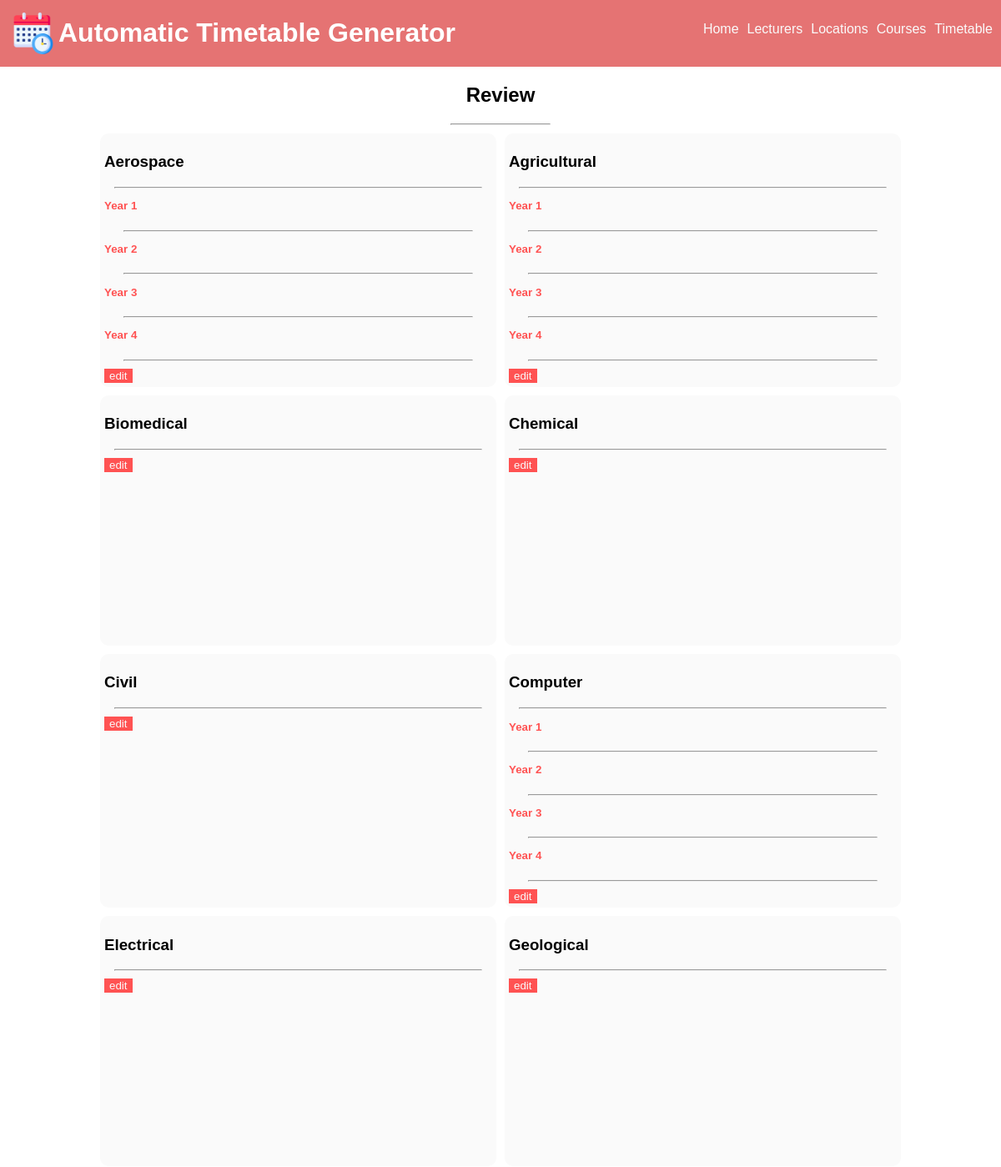
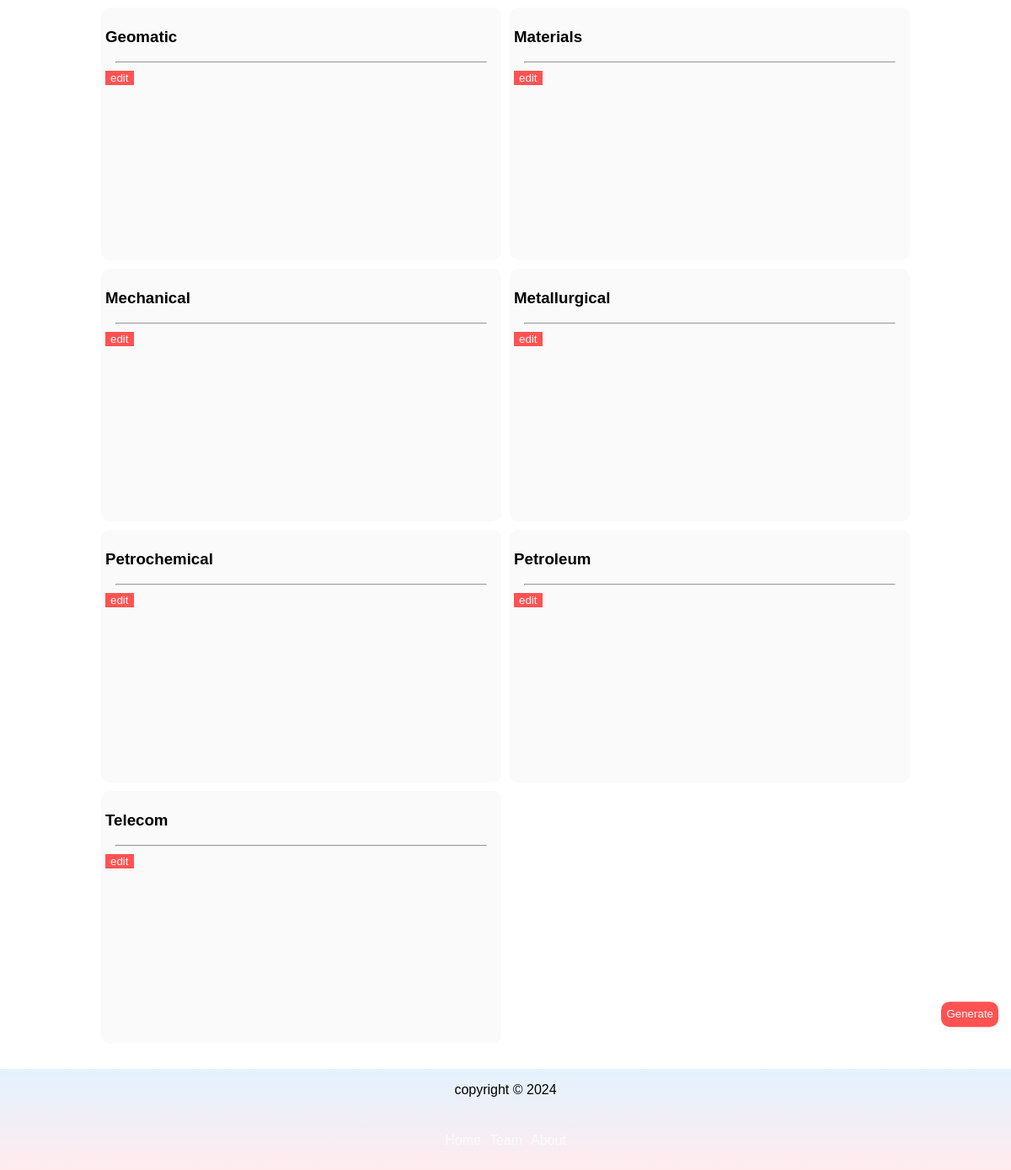
The page /select/Engineering/viewselected on the database as committed earlier (2 pictures, top to bottom).
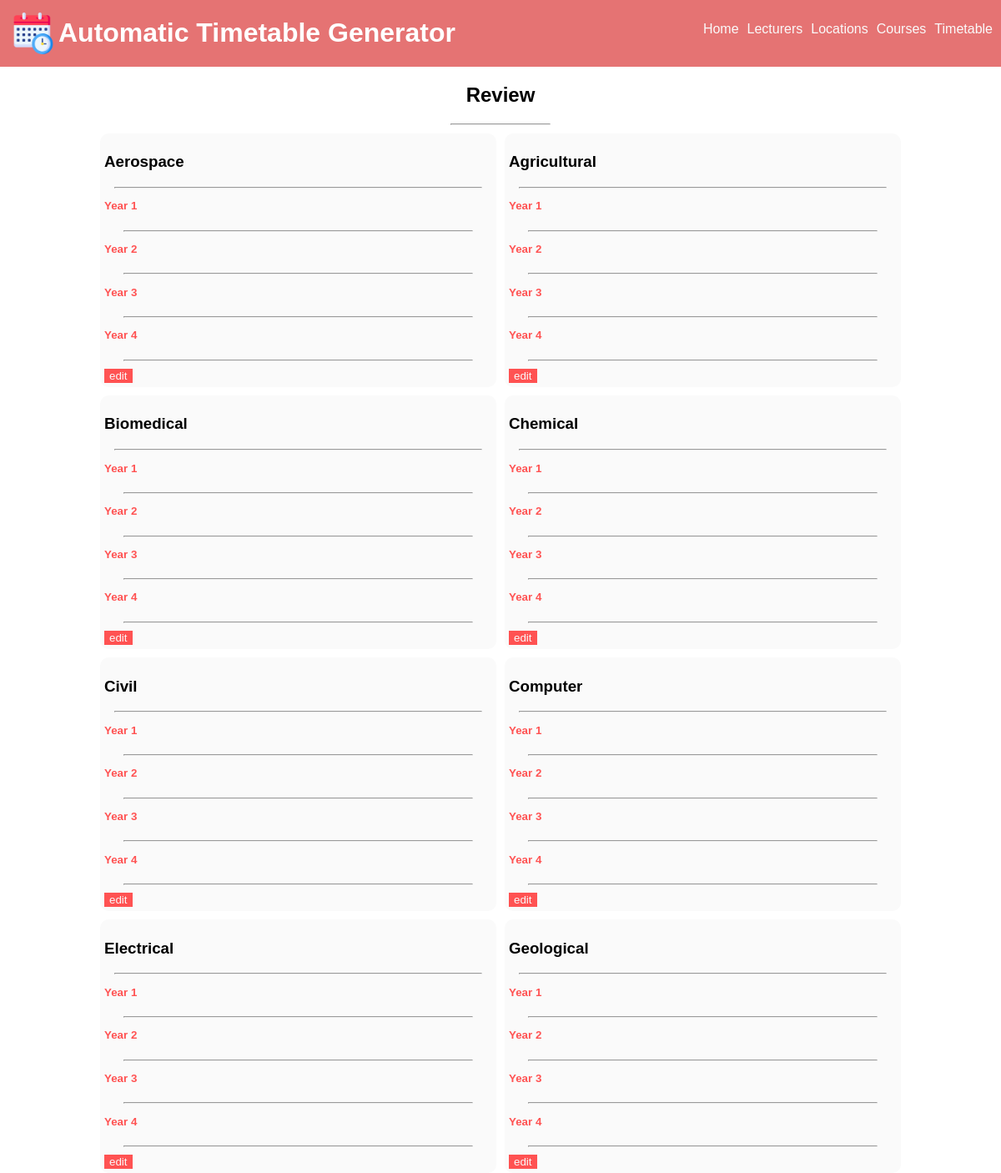
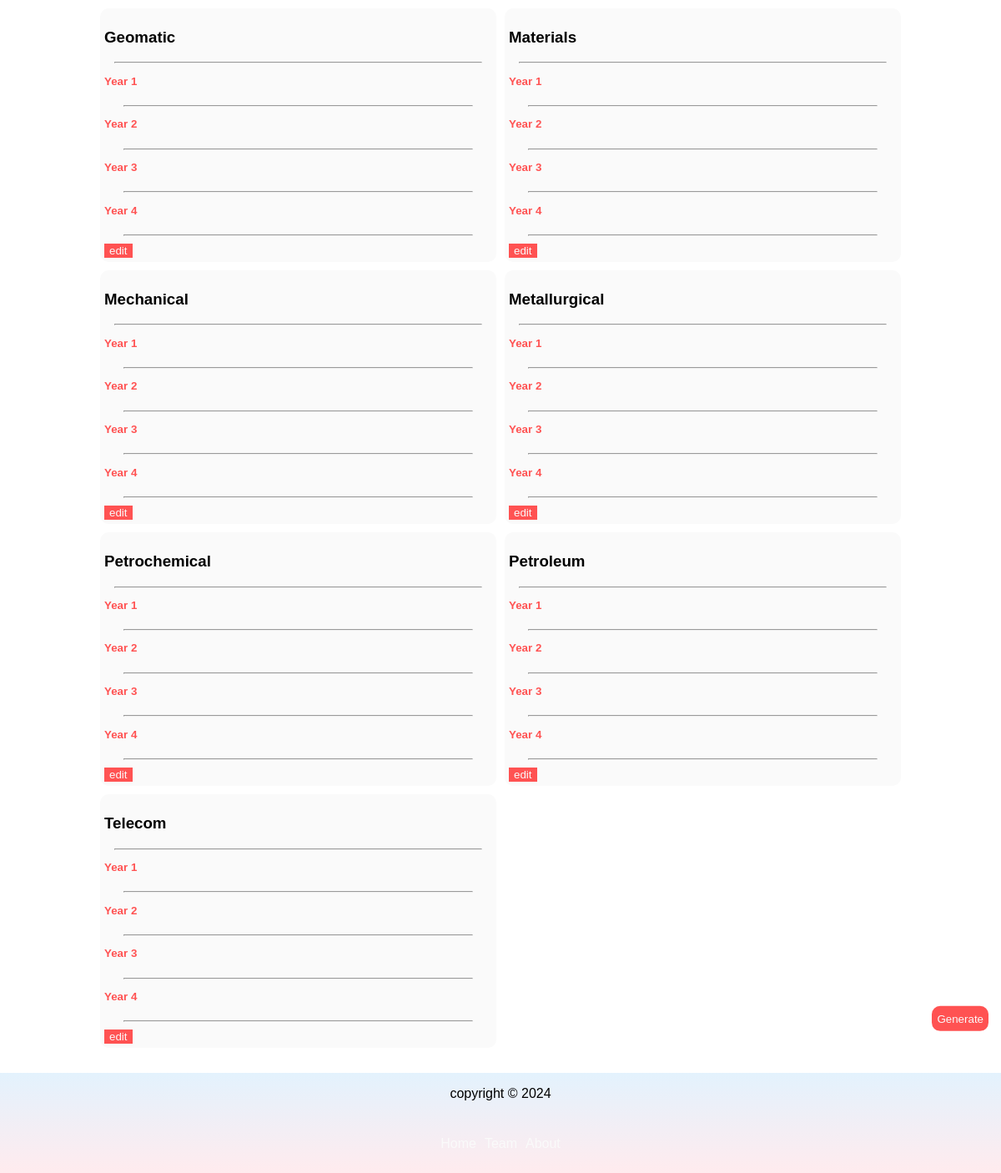
The same page on the database as committed later (2 pictures, top to bottom).
### webversion/models.py (models this page shows, shortened)
class Department(models.Model):
    name = models.CharField(max_length=255, null=True)
    code = models.CharField(max_length=50, null=True)
    college = models.CharField(max_length=255, null=True)
    max_yg = models.PositiveSmallIntegerField(default=4, null=True)

### webversion/views.py (the view)
# urls.py: path("select/<str:college>/viewselected", views.viewSelected, name="viewSelected"),
def viewSelected(request, college):
    template = loader.get_template("vscourses.html")
    courses = Course.objects.all()
    departments = Department.objects.filter(college=college)
    year_groups = [i for i in range(1,20+1)]
    temp_list =[]
    for x in courses:
        if x.id in selected_courses:
            temp_list.append(x)
    print(temp_list)
    context = {
        "y_gs": year_groups, "college":college, "departments": departments, "list":temp_list, "college":college
    }
    return HttpResponse(template.render(context, request))

### webversion/Templates/vscourses.html (shortened to what this page needs)
{% extends 'main.html' %}
{% block content %}
<div class="viewselected">
    <h2>review</h2>
    <hr width="10%">
    <div class="top">
       {% for department in departments %}
       <div class="big">
        <h3>{{ department.name }}</h3>
        <hr width="95%">
            {% for year_group in y_gs %}
            {% if department.max_yg >= year_group %}
            <a href="/select/{{department.college}}/{{department.name}}/{{year_group}}">
                <p id="smallertext">Year {{year_group}}</p>
            </a>
            <hr width="90%">
            {% endif %}
            {% endfor %}
            <a href="/select/{{department.college}}/{{department.name}}/{{department.max_yg}}"><button type="button" id="editselected">edit</button></a>
       </div>
       {% endfor %}
    </div>
    <div class="bottom">
        <form>
            <button type="submit" id="generate" formmethod="post" formaction="/generate-timetable/{{college}}">
                Generate
            </button>
        </form>
    </div>
</div>
{% endblock %}

### webversion/Templates/main.html (shortened to what this page needs)
{% load static %}
<!DOCTYPE html>
<html lang="en">
<head>
    <link rel="stylesheet" href="{% static 'style.css' %}">
</head>
<body>
    <header id="header">
        <div class="subHead">
            <div class="logo">
                    <img src="{% static 'logo.png' %}" alt="logo" width="50px" height="50px"/>
                <h1>Automatic Timetable Generator</h1>
            </div>
            <nav class="TopNavBar">
                <ul>
                    <li>
                        <a href="/">home</a>
                    </li>
                    <li>
                        <a href="/alllecturers">lecturers</a>
                    </li>
                    <li>
                        <a href="{% url 'locations' %}">locations</a>
                    </li>
                    {% if college %}
                    <li>
                        <a href="/select/{{college}}/viewselected">courses</a>
                    </li>
                    <li>
                        <a href="/{{college}}/timetable">timetable</a>
                    </li>
                </ul>
                {% endif %}
            </nav>
        </div>
    </header>
    <div class="body">
    {% block content %}
    {% endblock %}
    </div>
    <footer>
        <p>copyright &copy; 2024</p>
        <div class="BottomNavBar">
            <ul>
                <li>
                    <a href="/">home</a>
                </li>
                <li>
                    <a href="">team</a>
                </li>
                <li>
                    <a href="">about</a>
                </li>
            </ul>
        </div>
    </footer>
</body>
</html>

### webversion/static/style.css (style rules this page uses)
* { box-sizing: border-box; font-family: Arial; max-width: 100%; text-decoration: none; list-style: none; }
body { display: flex; flex-direction: column; margin: 0; }
header { margin: 0; max-width: 100%; background-color: #e57373; width: 100%; color: #fff; position: sticky; top: 0px; right: 0px; left: 0px; }
header .subHead { display: flex; flex-direction: row; justify-content: space-between; }
header .subHead .logo { width: 60%; display: inline-flex; align-items: center; padding-left: 10px; }
header .subHead .logo img { margin: 5px; padding-right: 0; }
header .subHead .logo h1 { margin-left: 0; float: left; }
header .subHead .TopNavBar ul { display: flex; flex-direction: row; align-items: center; padding: 5px; }
header .subHead .TopNavBar ul li { padding: 5px; }
.body { margin-top: 0; min-height: 90vh; text-transform: capitalize; }
footer { display: flex; flex-direction: column; align-items: center; background: linear-gradient(#e3f2fd, #ffebee); }
footer .BottomNavBar ul { display: flex; flex-direction: row; padding: 5px; }
footer .BottomNavBar ul li { padding: 5px; }
header ul a, footer ul a { text-transform: capitalize; color: #fafafa; }
.viewselected h2 { text-align: center; }
.viewselected .top { display: grid; grid-template-columns: repeat(2, 1fr); width: 80%; margin: auto; gap: 10px; margin-top: 10px; }
.viewselected .top .big { width: 1fr; min-height: 300px; background-color: #fafafa; border-radius: 10px; padding: 5px; }
.viewselected #smallertext { font-size: 10pt; color: #ff5252; font-weight: bold; }
.viewselected #editselected { background-color: #ff5252; color: #fafafa; border: none; justify-self: end; }
.viewselected .bottom { position: sticky; bottom: 170px; right: 15px; float: right; }
.viewselected .bottom button { width: 130px; height: 30px; align-self: center; color: #fafafa; background-color: #ff5252; border-radius: 5px; border: none; margin-left: 20px; }
#createcoursebtn, #generate, #editcoursebtn, #regenerate, #formLoader, #deptsbtn, #optionsbtn, #createlectbtn, #createdeptbtn, #getstartedbtn { background-color: #ff5252; border: none; width: -moz-fit-content; width: fit-content; height: 30px; border-radius: 10px; color: #fafafa; }

Rows that differ between the two databases and show on the page:
changed Department "Biomedical": max_yg empty → 4 (drawn)
changed Department "Chemical": max_yg empty → 4 (drawn)
changed Department "Civil": max_yg empty → 4 (drawn)
changed Department "Electrical": max_yg empty → 4 (drawn)
changed Department "Geological": max_yg empty → 4 (drawn)
changed Department "Geomatic": max_yg empty → 4 (drawn)
changed Department "Materials": max_yg empty → 4 (drawn)
changed Department "Mechanical": max_yg empty → 4 (drawn)
changed Department "Metallurgical": max_yg empty → 4 (drawn)
changed Department "Petrochemical": max_yg empty → 4 (drawn)
changed Department "Petroleum": max_yg empty → 4 (drawn)
changed Department "Telecom": max_yg empty → 4 (drawn)
Other text that changed with them:
new list line: "Year 1"
new list line: "Year 2"
new list line: "Year 3"
new list line: "Year 4"
